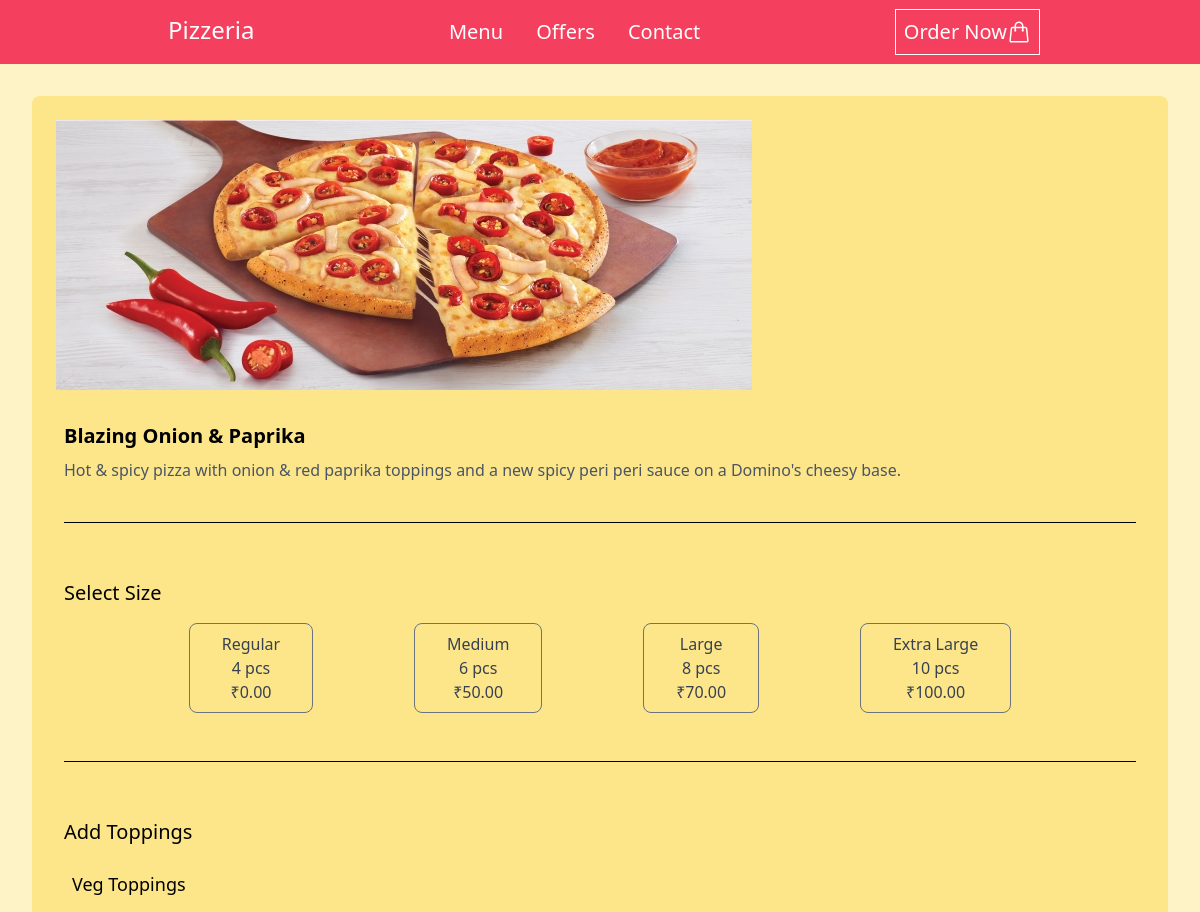
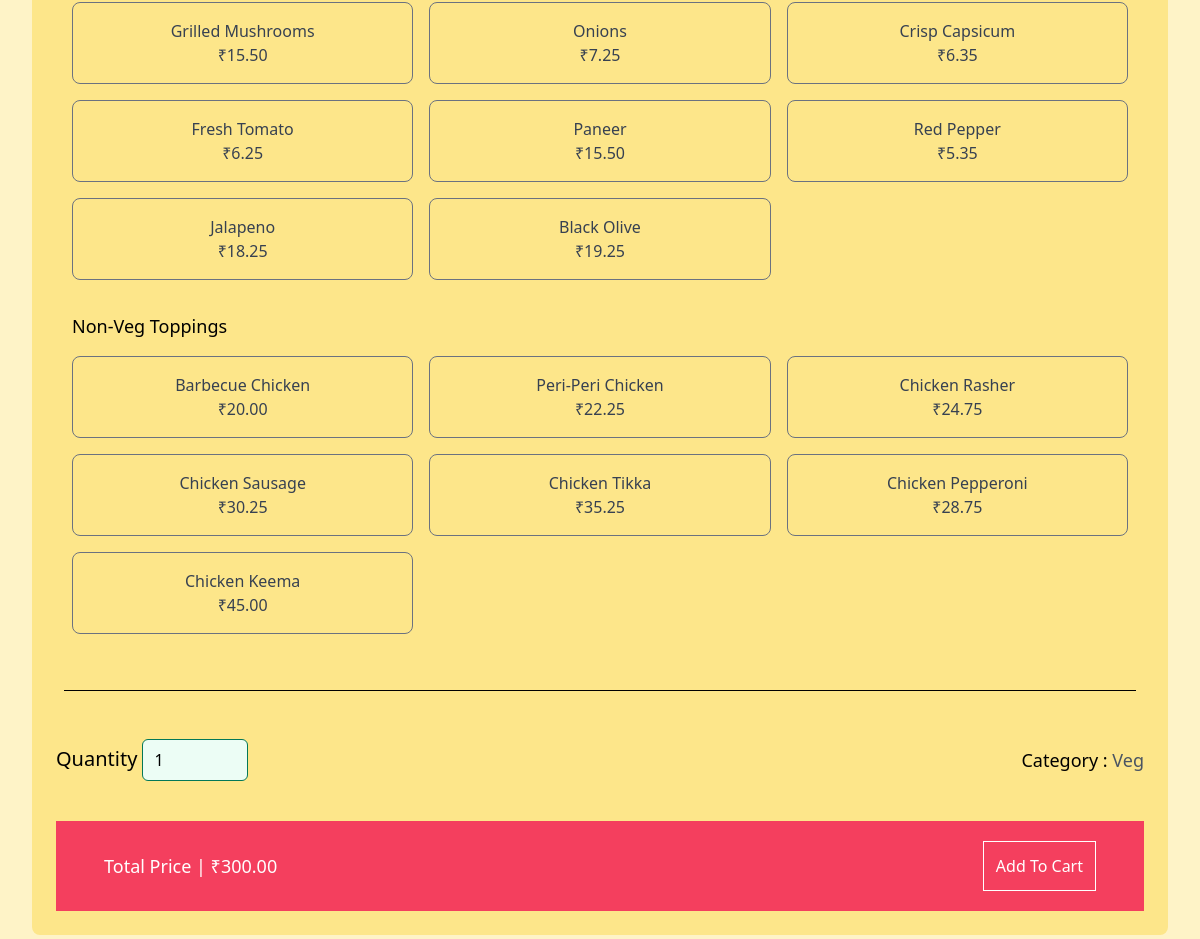
Page /pizza_detail/cf7d7391-c8dd-4034-82af-018d0b9aac66/ on the committed database (2 pictures, top to bottom).
### orders/models.py (models this page shows)
class BaseModel(models.Model):
    uid = models.UUIDField(default=uuid.uuid4, editable=False, primary_key=True)
    created_at = models.DateTimeField(default=timezone.now)
    updated_at = models.DateTimeField(default=timezone.now)
    class Meta:
        abstract = True

class Pizza(BaseModel):
    CATEGORY_CHOICE = [
        ('Veg', 'Veg'), ('Non-Veg', 'Non-Veg')
    ]
    name = models.CharField(max_length=100)
    description = models.TextField()
    pizza_image = models.ImageField(upload_to="pizza_image/", null=True)
    category = models.CharField(max_length=20, choices=CATEGORY_CHOICE)
    price = models.DecimalField(max_digits=6, decimal_places=2)
    available = models.BooleanField(default=True)

class Size(BaseModel):
    size = models.CharField(max_length=20)
    slices = models.PositiveIntegerField(max_length=2, null=True)
    price = models.DecimalField(max_digits=5, decimal_places=2)

class Topping(models.Model):
    CATEGORY_CHOICE = [
        ('Veg', 'Veg'), ('Non-Veg', 'Non-Veg')
    ]
    topping_name = models.CharField(max_length=100)
    price = models.DecimalField(max_digits=5, decimal_places=2)
    category = models.CharField(max_length=20, choices=CATEGORY_CHOICE, null=True)

### orders/views.py (the view)
# urls.py: path('pizza_detail/<uuid:pz_id>/', pizza_detail, name='pizza_detail'),
def pizza_detail(request, pz_id):
    pizza = Pizza.objects.get(uid = pz_id)
    size = Size.objects.all()
    veg_topping = Topping.objects.filter(category='Veg')
    non_veg_topping = Topping.objects.filter(category='Non-Veg')
    return render(request, 'pizza_detail.html', {'pizza':pizza, 'veg_topping':veg_topping, 'non_veg_topping':non_veg_topping, 'size':size})

### templates/pizza_detail.html (shortened to what this page needs)
{% extends 'base.html' %}
{% block main %}
<div class="bg-amber-200 p-6 rounded-lg">
    <div>
        <img src="{{ pizza.pizza_image.url }}" alt="">
    </div>
    <div class="my-6 p-2">
        <h2 class="text-xl font-semibold">{{ pizza.name }}</h2>
        <p class="mt-2 text-gray-600">{{ pizza.description }}</p>
        <div class="h-[1px] bg-black mt-10"></div>
    </div>
    <form method="post" action="{% url 'add_item_cart' pizza.uid %}">
        <div class="mt-10 p-2">
            <h2 class="text-xl font-medium">Select Size</h2>
            <div class="mt-4 px-6 flex items-center justify-evenly">
                {% for sz in size %}
                    <div>
                        <label class="relative cursor-pointer">
                            <div class="border flex flex-col items-center justify-center border-gray-500 text-gray-700 rounded-lg py-2 px-8 text-center peer-checked:border-emerald-700 peer-checked:bg-emerald-50">
                                <h3 class="font-medium">{{ sz.size }}</h3>
                                <p class="">{{ sz.slices }} pcs</p>
                                <p>₹{{ sz.price }}</p>
                            </div>
                        </label>
                    </div>
                {% endfor %}
            </div>
            <div class="h-[1px] bg-black mt-12"></div>
        </div>
        <div class="mt-10 p-2">
            <h2 class="text-xl font-medium">Add Toppings</h2>
            <div class="my-4 p-2">
                <h2 class="font-medium text-lg">Veg Toppings</h2>
                <div class="mt-4 grid grid-cols-3 gap-4">
                    {% for top in veg_topping %}
                        <label class="relative cursor-pointer">
                            <div class="border border-gray-500 rounded-lg p-4 text-center peer-checked:border-emerald-700 peer-checked:bg-emerald-50">
                                <span class="block peer-checked:text-emerald-700 font-medium text-gray-700">{{ top.topping_name }}</span>
                                <span class="block peer-checked:text-emerald-700 text-gray-700">₹{{ top.price }}</span>
                            </div>
                        </label>
                    {% endfor %}
                </div>
            </div>
            <div class="my-4 p-2">
                <h2 class="font-medium text-lg">Non-Veg Toppings</h2>
                <div class="mt-4 grid grid-cols-3 gap-4">
                    {% for top in non_veg_topping %}
                        <label class="relative cursor-pointer">
                            <div class="border border-gray-500 rounded-lg p-4 text-center peer-checked:border-emerald-700 peer-checked:bg-emerald-50">
                                <span class="block peer-checked:text-emerald-700 font-medium text-gray-700">{{ top.topping_name }}</span>
                                <span class="block peer-checked:text-emerald-700 text-gray-700">₹{{ top.price }}</span>
                            </div>
                        </label>
                    {% endfor %}
                </div>
            </div>
            <div class="h-[1px] bg-black mt-12"></div>
        </div>
        <div class="my-10 flex items-center justify-between">
            <div>
                <label for="quantity" class="text-xl font-medium">Quantity</label>
                <input type="number" name="quantity" min="1" max="10" value="1" class="rounded-md border-emerald-700 bg-emerald-50 focus:border-emerald-700 focus:ring-emerald-700">
            </div>
            <div class="text-lg">
                <span class="font-medium">Category : </span>
                <span class="text-gray-600 font-medium">{{ pizza.category }}</span>
            </div>
        </div>
        <div class="bg-rose-500 py-5 px-12">
            <div class="flex justify-between items-center">
                <p class="font-medium text-white text-lg">Total Price | ₹{{ pizza.price }}</p>
                <a href="{% url 'add_item_cart' pizza.uid %}"><button class="border p-3 font-medium text-white border-white hover:bg-emerald-600 hover:text-white">Add To Cart</button></a>
            </div>
        </div>
    </form>
</div>
{% endblock %}

### rows in the picture
Pizza: pizza_image (picture), name "Blazing Onion & Paprika", description "Hot & spicy pizza with onion & red paprika toppings and a new spicy peri peri sauce on a Domino's cheesy base.", category "Veg", price "300.00"
Size: size "Regular", slices "4", price "0.00"
Size: size "Medium", slices "6", price "50.00"
Size: size "Large", slices "8", price "70.00"
Size: size "Extra Large", slices "10", price "100.00"
Topping: topping_name "Grilled Mushrooms", price "15.50"
Topping: topping_name "Onions", price "7.25"
Topping: topping_name "Crisp Capsicum", price "6.35"
Topping: topping_name "Fresh Tomato", price "6.25"
Topping: topping_name "Paneer", price "15.50"
Topping: topping_name "Red Pepper", price "5.35"
Topping: topping_name "Jalapeno", price "18.25"
Topping: topping_name "Black Olive", price "19.25"
Topping: topping_name "Barbecue Chicken", price "20.00"
Topping: topping_name "Peri-Peri Chicken", price "22.25"
Topping: topping_name "Chicken Rasher", price "24.75"
Topping: topping_name "Chicken Sausage", price "30.25"
Topping: topping_name "Chicken Tikka", price "35.25"
Topping: topping_name "Chicken Pepperoni", price "28.75"
Topping: topping_name "Chicken Keema", price "45.00"
